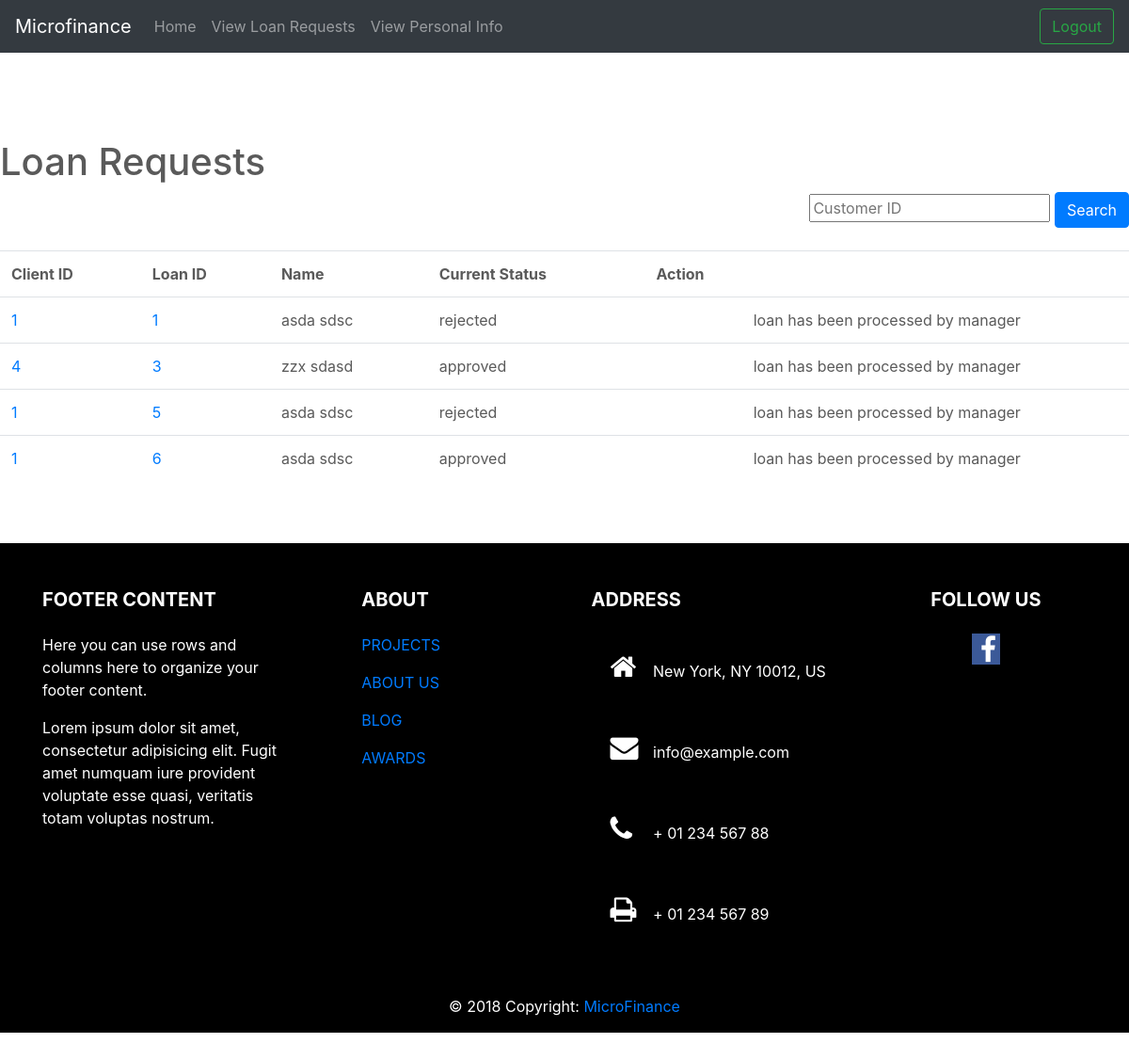
/Officer/viewloanrequests.php (signed in), run on the app's committed database.
### tables this page shows
CREATE TABLE `loanapplications` (
  `loan_id` int(10) NOT NULL,
  `client_id` int(10) DEFAULT NULL,
  `loan_amount` int(10) DEFAULT NULL,
  `interest_rate` decimal(4,2) DEFAULT NULL,
  `start_date` date DEFAULT NULL,
  `approved` enum('pending','approved','rejected') DEFAULT 'pending',
  `duration` int(11) NOT NULL
);

CREATE TABLE `clients` (
  `client_id` int(10) NOT NULL,
  `rep_id` int(10) DEFAULT NULL,
  `birthday` date DEFAULT NULL,
  `acc_no` int(15) DEFAULT NULL,
  `old_id` int(10) DEFAULT NULL,
  `username` varchar(15) DEFAULT NULL,
  `first_name` varchar(15) DEFAULT NULL,
  `last_name` varchar(15) DEFAULT NULL,
  `email` varchar(30) DEFAULT NULL,
  `tele_phone` int(10) DEFAULT NULL,
  `address` text,
  `gender` enum('Male','Female') DEFAULT NULL,
  `nic` varchar(11) DEFAULT NULL,
  `photo` longblob,
  `branch` varchar(20) NOT NULL,
  `marital_status` enum('Single','Married') DEFAULT NULL,
  `status` enum('pending','created','revoked') DEFAULT NULL
);

### Officer/viewloanrequests.php (the view, shortened to what this page needs)
<!doctype html>
<html lang="en">
<head>
    <link rel="stylesheet" href="https://cdnjs.cloudflare.com/ajax/libs/font-awesome/4.7.0/css/font-awesome.min.css">
<link href="../css/custom.css" rel="stylesheet">
    <link href="../../dist/css/bootstrap.min.css" rel="stylesheet">
    <link rel="stylesheet" href="https://stackpath.bootstrapcdn.com/bootstrap/4.1.3/css/bootstrap.min.css"
>
    <link href="carousel.css" rel="stylesheet">
</head>
<body>
<header>
    <nav class="navbar navbar-expand-md navbar-dark fixed-top bg-dark">
        <a class="navbar-brand" href="#">Microfinance</a>
        <div class="collapse navbar-collapse" id="navbarCollapse">
            <ul class="navbar-nav mr-auto">
            <li class="nav-item">
                    <a class="nav-link" href="officerhome.php">Home</a>
                </li>
                <li class="nav-item ">
                    <a class="nav-link" href="viewloanrequests.php">View Loan Requests </a>
                </li>
                <li class="nav-item ">
                    <a class="nav-link" href="viewpdetails.php">View Personal Info </a>
                </li>
            </ul>
            <form class="form-inline mt-2 mt-md-0" action="../login/logout.php">
                <button class="btn btn-outline-success my-2 my-sm-0" type="submit">Logout</button>
            </form>
        </div>
    </nav>
</header>
<main role="main">
    <h1>Loan Requests</h1>
    <div id="loan_list">
        <?php
        if (isset($_GET['loan_id']) && !empty($_GET['loan_id'])) {
            $loan_id = $_GET['loan_id'];
            $query = "SELECT `client_id`, CONCAT(`first_name`, ' ', `last_name`), `approved`" .
                "FROM `clients` NATURAL JOIN `loanapplications`" .
                "WHERE `loan_id` = '$loan_id' " .
                "LIMIT 1";
            $dbconn = mysqli_connect("localhost", "jester","mafia","microfinance");
            $result = mysqli_fetch_row(mysqli_query($dbconn, $query));
            if ($result) {
                $customer_id = $result[0];
                $customer_name = $result[1];
                $approved_status = $result[2];
                if (isset($_GET['approve'])) {
                    $query = "UPDATE `loanapplications`" .
                        "SET `approved` = 'approved'" .
                        "WHERE `loan_id` = '$loan_id' " .
                        "LIMIT 1";
                    $aproval_status = "approved";
                } else if (isset($_GET['reject'])) {
                    $query = "UPDATE `loanapplications`" .
                        "SET `approved` = 'rejected'" .
                        "WHERE `loan_id` = '$loan_id' " .
                        "LIMIT 1";
                    $aproval_status = "disaproved";
                } else if (isset($_GET['reset'])) {
                    $query = "UPDATE `loanapplications`" .
                        "SET `approved` = 'pending' " .
                        "WHERE `loan_id` = '$loan_id' " .
                        "LIMIT 1";
                    $aproval_status = "Reset";
                }else if (isset($_GET['verify'])){
                    $query = "UPDATE `loanapplications`" .
                    "SET `approved` = 'verified' " .
                    "WHERE `loan_id` = '$loan_id' " .
                    "LIMIT 1";
                $aproval_status = "Verified";
                }
                $result = mysqli_query($dbconn, $query);
                mysqli_close($dbconn);
                if ($result) {
                    echo "</br>"
                        . "<div align='center'>Customer $customer_id, $customer_name's loan application $loan_id has $aproval_status Successfully.</div>"
                        . "<br>"
                        . "<div align='right'><a class='_button' href='viewloanrequests.php'><-Back to List</a></div>";
                }
            }
            ?>
            <?php
        } else {
            ?>
            <div id="Search bar" align="right">
                <form action="" method="GET">
                    <input required id="search_id" name="search_id" type="text" placeholder="Customer ID">
                    <input class="btn btn-primary" type="submit" value="Search">
                </form>
            </div>
            <?php
            if (isset($_GET['search_id']) && !empty($_GET['search_id'])) {
                $search_text = $_GET['search_id'];
                $query = "SELECT `client_id`, `loan_id`, CONCAT(`first_name`, ' ', `last_name`), `approved`" .
                    "FROM `clients` NATURAL JOIN `loanapplications`" .
                    "WHERE `client_id` LIKE '$search_text%' OR CONCAT(`first_name`, ' ', `last_name`) LIKE '%$search_text%' OR `loan_id` LIKE '$search_text%'";
                echo "<div align='left'><a class='_button' href='viewloanrequests.php'><-Back to Full List</a></br></br></div>";
            } else {
                $query = "SELECT `client_id`, `loan_id`, CONCAT(`first_name`, ' ', `last_name`), `approved`" .
                    "FROM `clients` NATURAL JOIN `loanapplications`";
            }
            $dbconn =mysqli_connect("localhost", "jester","mafia","microfinance");
            $result = mysqli_query($dbconn, $query);
            if ($result) {
                echo '<table class="table">' .
                    '<tr><th>Client ID</th><th>Loan ID</th><th>Name</th><th>Current Status</th><th>Action</th></tr>';
                while ($customer = mysqli_fetch_row($result)) {
                    $status = $customer[3];
                    echo
                        '<tr>'
                        . '<td width="auto"><a class="_button" href="profile.php?client_id=' . $customer[0] . '">' . $customer[0] . '</a></td>'
                        . '<td width="auto""><a class="_button" href="viewloandetails.php?loan_id=' . $customer[1] . '">' . $customer[1] . '</a></td>'
                        . '<td width="auto"">' . $customer[2] . '</td>'
                        . '<td width="auto"">' . $status . '</td>'
                        . '<td align="center">';
                    if ($status == 'rejected' or $status == 'approved'){
                        echo 'loan has been processed by manager';
                    }else if ($status == 'pending') {
                        echo '<a class="_button" href="?loan_id=' . $customer[1] . '&verify=#">Verify</a></br>';
                    } else {
                        echo '</br><a class="_button" href="?loan_id=' . $customer[1] . '&reset=#">Reset</a>';
                    }
                    echo '</td>'
                        . '</tr>';
                }
                echo '</table>';
            }
        }
        ?>
    </div>
    <div style="height:50px">
</div>
      <footer class="page-footer font-small mdb-color lighten-3 pt-4">
<div class="container text-center text-md-left">
  <div class="row">
    <div class="col-md-4 col-lg-3 mr-auto my-md-4 my-0 mt-4 mb-1">
      <h5 class="font-weight-bold text-uppercase mb-4">Footer Content</h5>
      <p>Here you can use rows and columns here to organize your footer content.</p>
      <p>Lorem ipsum dolor sit amet, consectetur adipisicing elit. Fugit amet numquam iure provident voluptate esse
        quasi, veritatis totam voluptas nostrum.</p>
    </div>
    <div class="col-md-2 col-lg-2 mx-auto my-md-4 my-0 mt-4 mb-1">
      <h5 class="font-weight-bold text-uppercase mb-4">About</h5>
      <ul class="list-unstyled">
        <li>
          <p>
            <a href="#!">PROJECTS</a>
          </p>
        </li>
        <li>
          <p>
            <a href="#!">ABOUT US</a>
          </p>
        </li>
        <li>
          <p>
            <a href="#!">BLOG</a>
          </p>
        </li>
        <li>
          <p>
            <a href="#!">AWARDS</a>
          </p>
        </li>
      </ul>
    </div>
    <div class="col-md-4 col-lg-3 mx-auto my-md-4 my-0 mt-4 mb-1">
      <h5 class="font-weight-bold text-uppercase mb-4">Address</h5>
      <ul class="list-unstyled">
        <li>
          <p>
            <i class="fa fa-home mr-3"></i> New York, NY 10012, US</p>
        </li>
        <li>
          <p>
            <i class="fa fa-envelope mr-3"></i> info@example.com</p>
        </li>
        <li>
          <p>
            <i class="fa fa-phone mr-3"></i> + 01 234 567 88</p>
        </li>
        <li>
          <p>
            <i class="fa fa-print mr-3"></i> + 01 234 567 89</p>
        </li>
      </ul>
    </div>
    <div class="col-md-2 col-lg-2 text-center mx-auto my-4">
      <h5 class="font-weight-bold text-uppercase mb-4">Follow Us</h5>
      <a type="button" class="btn-floating btn-fb">
        <i class="fa fa-facebook"></i>
      </a>
    </div>
  </div>
</div>
<div class="footer-copyright text-center py-3">© 2018 Copyright:
  <a href=""> MicroFinance</a>
</div>
</footer>
</main>
</body>
</html>

### css/custom.css (style rules this page uses)
.fa { padding: 20px; font-size: 30px; width: 45px; text-decoration: none; }
.fa-facebook { background: #3B5998; color: #FFFFFF; padding: 0.05em 0.3em; background: #3B5998; color: white; width: 30px; }
footer { background: black; color: white; }

### css/carousel.css (style rules this page uses)
body { padding-top: 3rem; padding-bottom: 3rem; color: #5a5a5a; }

### data on the page
loanapplications: client.client_id "1", loan_id "1", customer "asda sdsc", approved "rejected", shows "loan has been processed by manager"
loanapplications: client.client_id "4", loan_id "3", customer "zzx sdasd", approved "approved", shows "loan has been processed by manager"
loanapplications: client.client_id "1", loan_id "5", customer "asda sdsc", approved "rejected", shows "loan has been processed by manager"
loanapplications: client.client_id "1", loan_id "6", customer "asda sdsc", approved "approved", shows "loan has been processed by manager"
